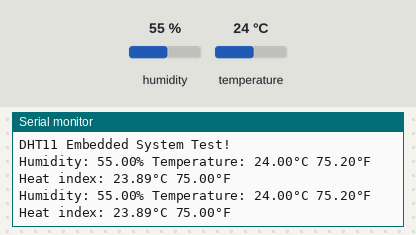
Bench run of a sketch on a simulated Arduino Uno, built with avr-gcc and run on an emulated ATmega328P. On the bench: the last lines printed to the serial monitor. The test bench sets the inputs (shaded band); at power-on: humidity 55 %, temperature 24 °C.

Above: at 4.8 s.
4.9 s: humidity set to 22 %
At 7.3 s:
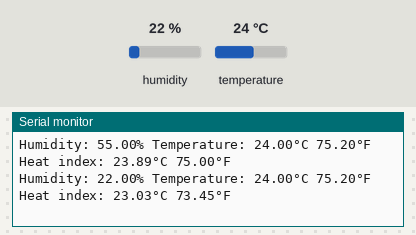
7.9 s: temperature set to 12 °C
At 9.5 s:
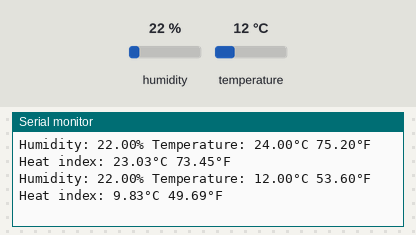
10.9 s: humidity set to 40 %
At 12.8 s:
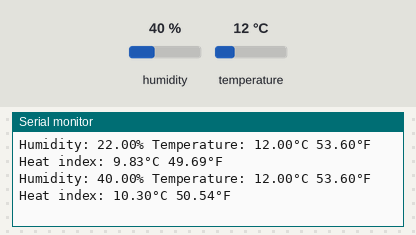
Timing chart, 0 to 14.3 s (numbered marks = the images above; inputs shaded):
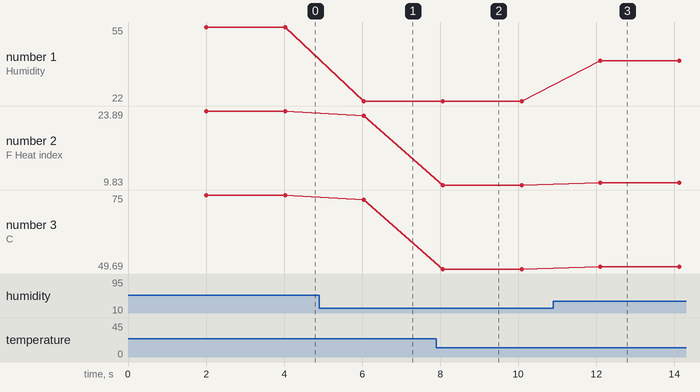

The sketch:

DHT11Sensor_1.ino
```cpp
// REQUIRES the following Arduino libraries:
// - DHT Sensor Library: https://github.com/adafruit/DHT-sensor-library
// - Adafruit Unified Sensor Lib: https://github.com/adafruit/Adafruit_Sensor
#include "DHT.h"
#define DHTPIN 5 // Digital pin connected to the DHT sensor
// Uncomment whatever type you're using!
//#define DHTTYPE DHT11 // DHT 11
#define DHTTYPE DHT22 // DHT 22 (AM2302), AM2321
//#define DHTTYPE DHT21 // DHT 21 (AM2301)
DHT dht(DHTPIN, DHTTYPE);
void setup() {
 Serial.begin(9600);
 Serial.println(F("DHT11 Embedded System Test!"));
 dht.begin();
}
void loop() {
 // Wait a few seconds between measurements.
 delay(2000);
 // Reading temperature or humidity takes about 250 milliseconds!
 // Sensor readings may also be up to 2 seconds 'old' (its a very slow sensor)
 float h = dht.readHumidity();
 // Read temperature as Celsius (the default)
 float t = dht.readTemperature();
 // Read temperature as Fahrenheit (isFahrenheit = true)
 float f = dht.readTemperature(true);
 // Check if any reads failed and exit early (to try again).
 if (isnan(h) || isnan(t) || isnan(f)) {
 Serial.println(F("Failed to read from DHT sensor!"));
 return;
 }
 // Compute heat index in Fahrenheit (the default)
 float hif = dht.computeHeatIndex(f, h);
 // Compute heat index in Celsius (isFahreheit = false)
 float hic = dht.computeHeatIndex(t, h, false);
 Serial.print(F("Humidity: "));
 Serial.print(h);
 Serial.print(F("% Temperature: "));
 Serial.print(t);
 Serial.print(F("°C "));
 Serial.print(f);
 Serial.print(F("°F Heat index: "));
 Serial.print(hic);
 Serial.print(F("°C "));
 Serial.print(hif);
 Serial.println(F("°F"));
}
```

Measured:
- after the input at 4.9 s, the serial monitor: prints a new line after 1.1 s (image 1)
- after the input at 7.9 s, the serial monitor: prints a new line after 0.17 s (image 2)
- after the input at 10.9 s, the serial monitor: prints a new line after 1.2 s (image 3)
- plotted number 1: 55 → 22 after the input at 4.9 s, 22 → 40 after the input at 10.9 s
- plotted number 2: 23.89 → 23.03 after the input at 4.9 s, 23.03 → 9.83 after the input at 7.9 s, 9.83 → 10.3 after the input at 10.9 s
- plotted number 3: 75 → 73.45 after the input at 4.9 s, 73.45 → 49.69 after the input at 7.9 s, 49.69 → 50.54 after the input at 10.9 s
